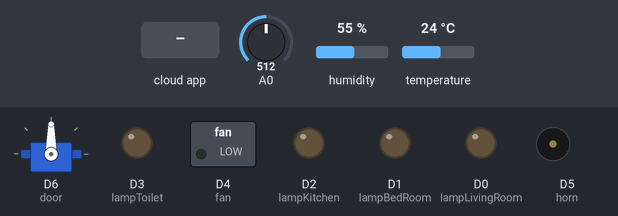
A sketch run on a simulated ESP8266 (NodeMCU). On the bench: servo, switched loads named in the sketch (green lamp = pin HIGH), output pins drawn as LEDs (lit = HIGH), buzzer (waves = sounding, pin HIGH). The test bench sets the inputs (shaded band); at power-on: A0 = 512, humidity 55 %, temperature 24 °C. WiFi joins after 1.5 s; servers stay silent unless stated; the Firebase database answers and starts empty; what the sketch prints to the serial monitor is not drawn.

Above: at 2.7 s.
2.8 s: the phone or cloud app sets gas to 1
At 5.1 s:
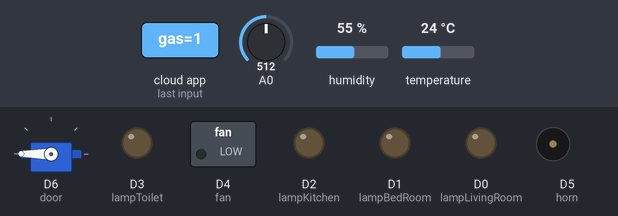
7.2 s: the phone or cloud app sets livingRoom to ON
At 10.0 s:
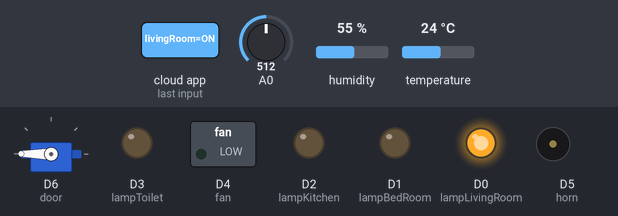
11.7 s: the phone or cloud app sets bedRoom to ON
At 14.5 s:
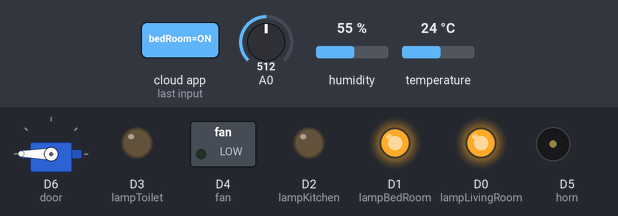
16.3 s: the phone or cloud app sets kitchen to ON
At 18.8 s:
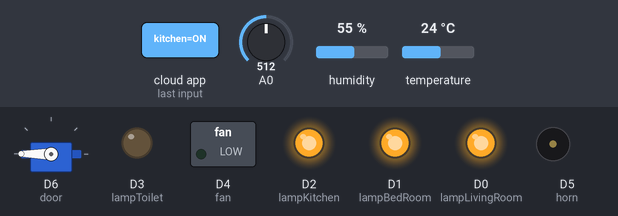
20.8 s: the phone or cloud app sets toilet to ON
At 23.2 s:
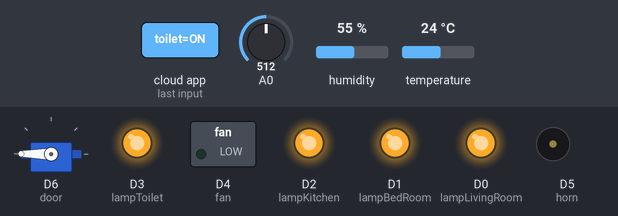
25.4 s: the phone or cloud app sets fan to ON
At 28.1 s:
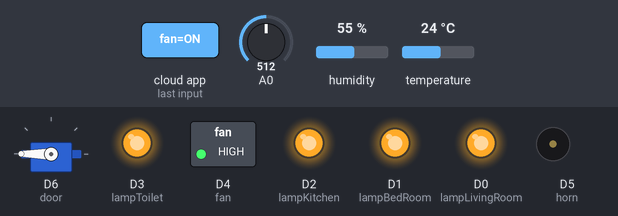
Timing chart, 0 to 30.9 s (numbered marks = the images above; inputs shaded):
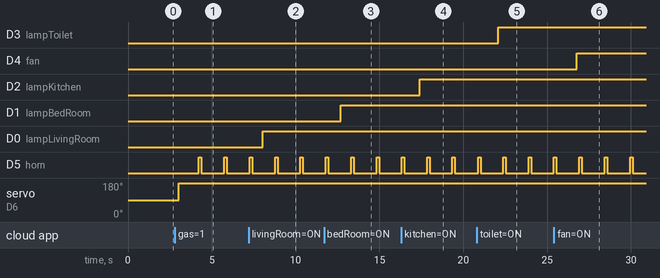

Measured:
- after the input at 2.8 s, D5 (horn): alternates HIGH for 0.15 s and LOW for 1.4 s, starting after 1.4 s
- after the input at 7.2 s, D0 (lampLivingRoom): LOW → HIGH after 0.83 s
- after the input at 11.7 s, D1 (lampBedRoom): LOW → HIGH after 1.0 s
- after the input at 16.3 s, D2 (lampKitchen): LOW → HIGH after 1.1 s
- after the input at 20.8 s, D3 (lampToilet): LOW → HIGH after 1.3 s
- after the input at 25.4 s, D4 (fan): LOW → HIGH after 1.4 s

The sketch:

esp8266.ino
```cpp
#include "DHT.h"
#include <Servo.h>
#include <ESP8266WiFi.h>
#include <FirebaseESP8266.h>

#define FIREBASE_HOST "smarthome-ba53b-default-rtdb.firebaseio.com"
#define FIREBASE_AUTH "x8zpX7a9HCu3hAUEmDRVuzv8bBCk79nKhQvkXmZW"
FirebaseData firebaseData;
Servo myservo;
#define DHTPIN D8
#define DHTTYPE DHT11
DHT dht(DHTPIN, DHTTYPE);

int lampLivingRoom = D0;
int lampBedRoom = D1;
int lampKitchen = D2;
int lampToilet = D3;
int fan = D4;
int horn = D5;
int door = D6;
int gasSS = D7;

void setup() {
  pinMode(lampLivingRoom, OUTPUT);
  pinMode(lampBedRoom, OUTPUT);
  pinMode(lampKitchen, OUTPUT);
  pinMode(lampToilet, OUTPUT);
  pinMode(fan, OUTPUT);
  pinMode(horn, OUTPUT);
  pinMode(door, OUTPUT);
  myservo.attach(door);
  Serial.begin(115200);
  Serial.println("Wifi connect");
  //ket noi
  WiFi.begin("QUANG", "123456789vu");
  while (WiFi.status() != WL_CONNECTED) {
    Serial.print(".");
    delay(100);
  }
  Serial.println(WiFi.localIP());

  Firebase.begin(FIREBASE_HOST, FIREBASE_AUTH);
  dht.begin();

}

void loop() {
  Serial.println(analogRead(gasSS));
  if (analogRead(gasSS) > 1000) Firebase.setString(firebaseData, "Sensor/gas", "1");
  else Firebase.setString(firebaseData, "Sensor/gas", "0");
  Firebase.setFloat(firebaseData, "Sensor/temp", dht.readTemperature());
  if (Firebase.getString(firebaseData, "/Lamp/livingRoom")) {
    if ((firebaseData.stringData() == "ON")) {
      digitalWrite(lampLivingRoom, 1);
    } else digitalWrite(lampLivingRoom, 0);
  }

  if (Firebase.getString(firebaseData, "/Lamp/bedRoom")) {
    if ((firebaseData.stringData() == "ON")) {
      digitalWrite(lampBedRoom, 1);
    } else  digitalWrite(lampBedRoom, 0);
  }
  if (Firebase.getString(firebaseData, "/Lamp/kitchen")) {
    if ((firebaseData.stringData() == "ON")) {
      digitalWrite(lampKitchen, 1);
    } else  digitalWrite(lampKitchen, 0);
  }
  if (Firebase.getString(firebaseData, "/Lamp/toilet")) {
    if ((firebaseData.stringData() == "ON")) {
      digitalWrite(lampToilet, 1);
    } else  digitalWrite(lampToilet, 0);
  }
  if (Firebase.getString(firebaseData, "/Device/fan")) {
    if ((firebaseData.stringData() == "ON")) {
      digitalWrite(fan, 1);
    } else digitalWrite(fan, 0);
  }
  if (Firebase.getString(firebaseData, "/Sensor/gas")) {
    if ((firebaseData.stringData() == "1")) {
      digitalWrite(horn, 1);
    } else digitalWrite(horn, 0);
  }
  if (Firebase.getString(firebaseData, "/Device/horn")) {
    if ((firebaseData.stringData() == "ON")) {
      digitalWrite(horn, 1);
    } else digitalWrite(horn, 0);
  }
  if (Firebase.getString(firebaseData, "/Device/door")) {
    if ((firebaseData.stringData() == "ON")) {
      myservo.write(30);
    } else myservo.write(180);
  }

}
```
